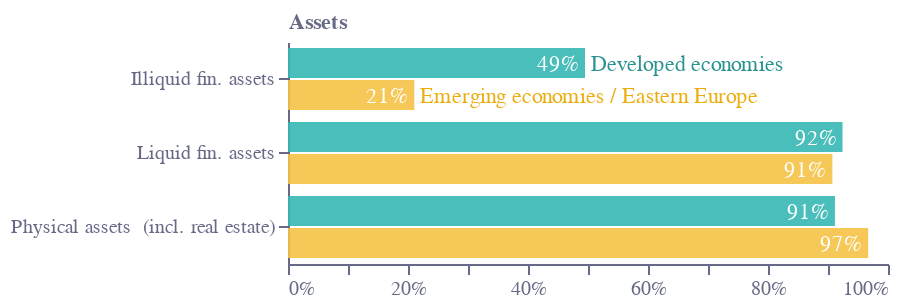

Write notebook code for a chart like this one.
### Code cell
base = (
    alt.Chart(f1)
    .encode(tooltip="tooltip:N")
    .transform_calculate(tooltip="datum.Group+' 📈 '+round(datum.Value*100)+'%'")
)
selector1 = [
    "Physical assets\r\n(incl. real estate)",
    "Illiquid fin. assets",
    "Liquid fin. assets",
]
base1 = base.transform_filter(
    alt.FieldOneOfPredicate(field="Variable", oneOf=selector1)
)
bars1 = (
    base1.mark_bar(height=15, opacity=0.9, color=colors["eco-turquiose"], yOffset=-8)
    .encode(x="Value:Q", y=alt.Y("Variable:N"))
    .transform_filter("datum.Group=='Developed economies'")
)
bars2 = (
    base1.mark_bar(height=15, opacity=0.9, color=colors["eco-yellow"], yOffset=8)
    .encode(
        x=alt.X(
            "Value:Q",
            axis=alt.Axis(
                grid=False,
                title="",
                labelColor=colors["eco-gray"],
                titleColor=colors["eco-gray"],
                tickColor=colors["eco-gray"],
                domainColor=colors["eco-gray"],
                format=".0%",
                tickCount=10,
                orient="bottom",
                labelAngle=0,
            ),
        ),
        y=alt.Y(
            "Variable:N",
            axis=alt.Axis(
                grid=False,
                title="Assets",
                titleX=0,
                titleY=-5,
                titleBaseline="bottom",
                titleAngle=0,
                titleAlign="left",
                labelColor=colors["eco-gray"],
                titleColor=colors["eco-gray"],
                tickColor=colors["eco-gray"],
                domainColor=colors["eco-gray"],
            ),
        ),
    )
    .transform_filter("datum.Group=='Emerging economies / Eastern Europe'")
)
text1 = bars1.mark_text(dx=-3, dy=-7, align="right").encode(
    text=alt.Text("Value:Q", format=".0%"),
    color=alt.condition(
        datum.Value < 0.08,
        alt.ColorValue(None),
        alt.ColorValue("white"),
    ),
)
text2 = bars2.mark_text(dx=-3, dy=9, align="right").encode(
    text=alt.Text("Value:Q", format=".0%"),
    color=alt.condition(
        datum.Value < 0.08,
        alt.ColorValue(None),
        alt.ColorValue("white"),
    ),
)
labels1 = (
    bars1.mark_text(
        dx=3, dy=-7, align="left", color=scale_lightness(colors["eco-turquiose"], 0.8)
    )
    .encode(
        text="Group:N",
    )
    .transform_filter("datum.Variable=='Illiquid fin. assets'")
)
labels2 = (
    bars2.mark_text(
        dx=3, dy=9, align="left", color=scale_lightness(colors["eco-yellow"], 0.8)
    )
    .encode(
        text="Group:N",
    )
    .transform_filter("datum.Variable=='Illiquid fin. assets'")
)

layer1 = (
    (
        (bars1 + bars2 + text1 + text2 + labels1 + labels2).properties(
            height=alt.Step(37), width=300
        )
    )
    .configure_view(stroke=None)
    .properties(title="")
)
layer1.save("visualisation/" + f + "a.json")
layer1

### Figure 1 — Vega-Lite specification as saved in the notebook (floating-point values rounded to 4 significant figures)
{"config": {"view": {"continuousWidth": 400, "continuousHeight": 300, "stroke": null}}, "layer": [{"mark": {"type": "bar", "color": "#36B7B4", "height": 15, "opacity": 0.9, "yOffset": -8}, "encoding": {"tooltip": {"type": "nominal", "field": "tooltip"}, "x": {"type": "quantitative", "field": "Value"}, "y": {"type": "nominal", "field": "Variable"}}, "transform": [{"calculate": "datum.Group+' 📈 '+round(datum.Value*100)+'%'", "as": "tooltip"}, {"filter": {"field": "Variable", "oneOf": ["Physical assets\r\n(incl. real estate)", "Illiquid fin. assets", "Liquid fin. assets"]}}, {"filter": "datum.Group=='Developed economies'"}]}, {"mark": {"type": "bar", "color": "#F4C245", "height": 15, "opacity": 0.9, "yOffset": 8}, "encoding": {"tooltip": {"type": "nominal", "field": "tooltip"}, "x": {"type": "quantitative", "axis": {"domainColor": "#676A86", "format": ".0%", "grid": false, "labelAngle": 0, "labelColor": "#676A86", "orient": "bottom", "tickColor": "#676A86", "tickCount": 10, "title": "", "titleColor": "#676A86"}, "field": "Value"}, "y": {"type": "nominal", "axis": {"domainColor": "#676A86", "grid": false, "labelColor": "#676A86", "tickColor": "#676A86", "title": "Assets", "titleAlign": "left", "titleAngle": 0, "titleBaseline": "bottom", "titleColor": "#676A86", "titleX": 0, "titleY": -5}, "field": "Variable"}}, "transform": [{"calculate": "datum.Group+' 📈 '+round(datum.Value*100)+'%'", "as": "tooltip"}, {"filter": {"field": "Variable", "oneOf": ["Physical assets\r\n(incl. real estate)", "Illiquid fin. assets", "Liquid fin. assets"]}}, {"filter": "datum.Group=='Emerging economies / Eastern Europe'"}]}, {"mark": {"type": "text", "align": "right", "dx": -3, "dy": -7}, "encoding": {"color": {"condition": {"value": null, "test": "(datum.Value < 0.08)"}, "value": "white"}, "text": {"type": "quantitative", "field": "Value", "format": ".0%"}, "tooltip": {"type": "nominal", "field": "tooltip"}, "x": {"type": "quantitative", "field": "Value"}, "y": {"type": "nominal", "field": "Variable"}}, "transform": [{"calculate": "datum.Group+' 📈 '+round(datum.Value*100)+'%'", "as": "tooltip"}, {"filter": {"field": "Variable", "oneOf": ["Physical assets\r\n(incl. real estate)", "Illiquid fin. assets", "Liquid fin. assets"]}}, {"filter": "datum.Group=='Developed economies'"}]}, {"mark": {"type": "text", "align": "right", "dx": -3, "dy": 9}, "encoding": {"color": {"condition": {"value": null, "test": "(datum.Value < 0.08)"}, "value": "white"}, "text": {"type": "quantitative", "field": "Value", "format": ".0%"}, "tooltip": {"type": "nominal", "field": "tooltip"}, "x": {"type": "quantitative", "axis": {"domainColor": "#676A86", "format": ".0%", "grid": false, "labelAngle": 0, "labelColor": "#676A86", "orient": "bottom", "tickColor": "#676A86", "tickCount": 10, "title": "", "titleColor": "#676A86"}, "field": "Value"}, "y": {"type": "nominal", "axis": {"domainColor": "#676A86", "grid": false, "labelColor": "#676A86", "tickColor": "#676A86", "title": "Assets", "titleAlign": "left", "titleAngle": 0, "titleBaseline": "bottom", "titleColor": "#676A86", "titleX": 0, "titleY": -5}, "field": "Variable"}}, "transform": [{"calculate": "datum.Group+' 📈 '+round(datum.Value*100)+'%'", "as": "tooltip"}, {"filter": {"field": "Variable", "oneOf": ["Physical assets\r\n(incl. real estate)", "Illiquid fin. assets", "Liquid fin. assets"]}}, {"filter": "datum.Group=='Emerging economies / Eastern Europe'"}]}, {"mark": {"type": "text", "align": "left", "color": "#2b9290", "dx": 3, "dy": -7}, "encoding": {"text": {"type": "nominal", "field": "Group"}, "tooltip": {"type": "nominal", "field": "tooltip"}, "x": {"type": "quantitative", "field": "Value"}, "y": {"type": "nominal", "field": "Variable"}}, "transform": [{"calculate": "datum.Group+' 📈 '+round(datum.Value*100)+'%'", "as": "tooltip"}, {"filter": {"field": "Variable", "oneOf": ["Physical assets\r\n(incl. real estate)", "Illiquid fin. assets", "Liquid fin. assets"]}}, {"filter": "datum.Group=='Developed economies'"}, {"filter": "datum.Variable=='Illiquid fin. assets'"}]}, {"mark": {"type": "text", "align": "left", "color": "#ecad0e", "dx": 3, "dy": 9}, "encoding": {"text": {"type": "nominal", "field": "Group"}, "tooltip": {"type": "nominal", "field": "tooltip"}, "x": {"type": "quantitative", "axis": {"domainColor": "#676A86", "format": ".0%", "grid": false, "labelAngle": 0, "labelColor": "#676A86", "orient": "bottom", "tickColor": "#676A86", "tickCount": 10, "title": "", "titleColor": "#676A86"}, "field": "Value"}, "y": {"type": "nominal", "axis": {"domainColor": "#676A86", "grid": false, "labelColor": "#676A86", "tickColor": "#676A86", "title": "Assets", "titleAlign": "left", "titleAngle": 0, "titleBaseline": "bottom", "titleColor": "#676A86", "titleX": 0, "titleY": -5}, "field": "Variable"}}, "transform": [{"calculate": "datum.Group+' 📈 '+round(datum.Value*100)+'%'", "as": "tooltip"}, {"filter": {"field": "Variable", "oneOf": ["Physical assets\r\n(incl. real estate)", "Illiquid fin. assets", "Liquid fin. assets"]}}, {"filter": "datum.Group=='Emerging economies / Eastern Europe'"}, {"filter": "datum.Variable=='Illiquid fin. assets'"}]}], "data": {"name": "data-0665fe5ed9950a65d98ec6e2fa6f5832"}, "height": {"step": 37}, "title": "", "width": 300, "$schema": "https://vega.github.io/schema/vega-lite/v4.8.1.json", "datasets": {"data-0665fe5ed9950a65d98ec6e2fa6f5832": [{"Group": "Developed economies", "Value": 0.4041, "Variable": "Debt repayment"}, {"Group": "Emerging economies / Eastern Europe", "Value": 0.1188, "Variable": "Debt repayment"}, {"Group": "Emerging economies / Eastern Europe", "Value": 0.9999, "Variable": "Food &\r\nutilities"}, {"Group": "Developed economies", "Value": 0.9988, "Variable": "Food &\r\nutilities"}, {"Group": "Emerging economies / Eastern Europe", "Value": 0.1296, "Variable": "Rent"}, {"Group": "Developed economies", "Value": 0.3729, "Variable": "Rent"}, {"Group": "Developed economies", "Value": 0.8987, "Variable": "Other expenses\r\n(incl. net savings)"}, {"Group": "Emerging economies / Eastern Europe", "Value": 0.6987, "Variable": "Other expenses\r\n(incl. net savings)"}, {"Group": "Developed economies", "Value": 0.4647, "Variable": "Any debt"}, {"Group": "Emerging economies / Eastern Europe", "Value": 0.2556, "Variable": "Any debt"}, {"Group": "Emerging economies / Eastern Europe", "Value": 0.132, "Variable": "Secured debt"}, {"Group": "Developed economies", "Value": 0.3579, "Variable": "Secured debt"}, {"Group": "Developed economies", "Value": 0.2195, "Variable": "Unsecured debt  "}, {"Group": "Emerging economies / Eastern Europe", "Value": 0.1557, "Variable": "Unsecured debt  "}, {"Group": "Developed economies", "Value": 0.495, "Variable": "Illiquid fin. assets"}, {"Group": "Emerging economies / Eastern Europe", "Value": 0.2105, "Variable": "Illiquid fin. assets"}, {"Group": "Developed economies", "Value": 0.9242, "Variable": "Liquid fin. assets"}, {"Group": "Emerging economies / Eastern Europe", "Value": 0.9073, "Variable": "Liquid fin. assets"}, {"Group": "Emerging economies / Eastern Europe", "Value": 0.9669, "Variable": "Physical assets\r\n(incl. real estate)"}, {"Group": "Developed economies", "Value": 0.9116, "Variable": "Physical assets\r\n(incl. real estate)"}]}}
